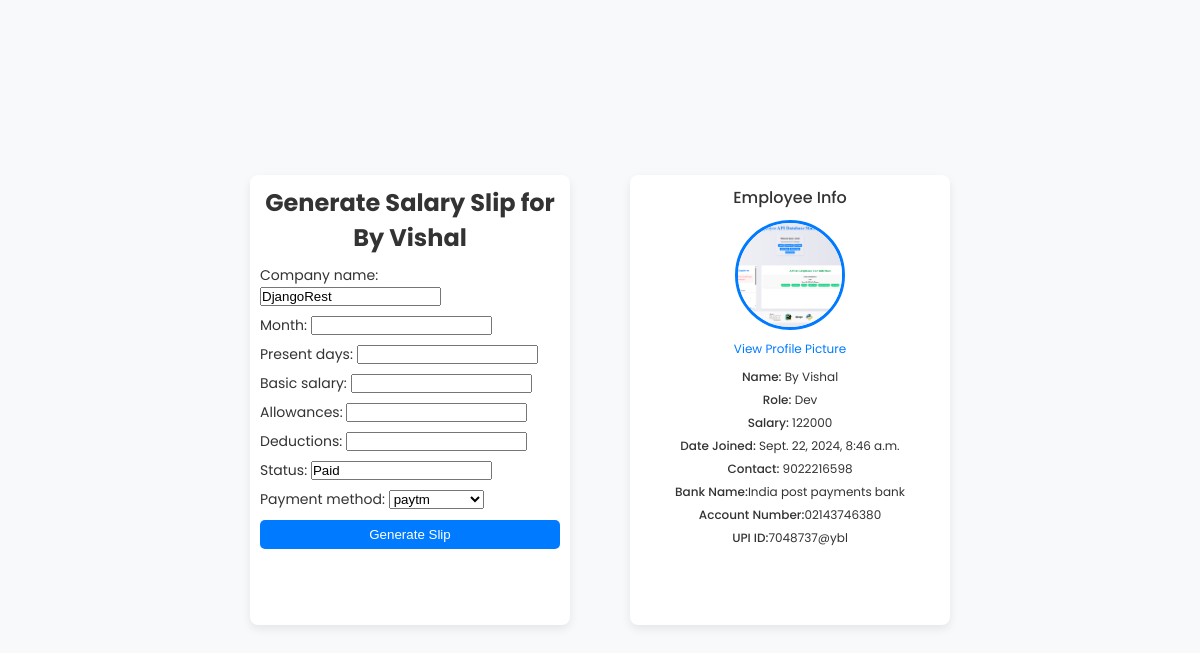
The app's page /register_employee/send_slips/11/ (signed in) with its own data.
### emp/models.py (models this page shows, shortened)
class Employee(models.Model):
    user = models.ForeignKey(User, on_delete=models.CASCADE, null=True)
    profile_pic = models.ImageField(upload_to='images', blank=True)
    name = models.CharField(max_length=100)
    email = models.EmailField()
    contact = models.CharField(max_length=200)
    role = models.CharField(max_length=100)
    salary = models.IntegerField()
    resume = models.FileField(upload_to='resumes', null=True, blank=True)
    bank_name=models.CharField(max_length=100, null=True)
    account_number=models.TextField(null=True)
    upi_id=models.CharField(max_length=100, null=True)
    date_joined = models.DateTimeField(auto_now=True)

### emp/views.py (the view)
# urls.py: path('send_slips/<int:pk>/', send_slips, name='send_slips')
@login_required
def send_slips(request, pk):
    employee = get_object_or_404(Employee, pk=pk)
    if request.method == 'POST':
        form = SendSlipsForm(request.POST, request.FILES)
        if form.is_valid():
            salary_slip = form.save(commit=False)
            total_salary = salary_slip.basic_salary + (salary_slip.allowances or 0) - (salary_slip.deductions or 0)
            img = Image.new('RGB', (600, 400), color='white')
            d = ImageDraw.Draw(img)
            font = ImageFont.load_default()
            x_start = 10
            y_start = 10
            line_height = 30  # Define spacing between lines
            d.text((x_start, y_start), f"Salary Slip for: {salary_slip.month}", fill=(0, 0, 0), font=font)
            y_start += line_height
            d.text((x_start, y_start), f"Company Name: {salary_slip.company_name}", fill=(0, 0, 0), font=font)
            y_start += line_height
            d.text((x_start, y_start), f"Employee Name: {employee.name}", fill=(0, 0, 0), font=font)
            y_start += line_height
            d.text((x_start, y_start), f"Employee Role: {employee.role}", fill=(0, 0, 0), font=font)
            y_start += line_height
            d.text((x_start, y_start), f"Present Days: {salary_slip.present_days}", fill=(0, 0, 0), font=font)
            y_start += line_height
            d.text((x_start, y_start), f"Basic Salary: {salary_slip.basic_salary}", fill=(0, 0, 0), font=font)
            y_start += line_height
            d.text((x_start, y_start), f"Allowances: {salary_slip.allowances or 0}", fill=(0, 0, 0), font=font)
            y_start += line_height
            d.text((x_start, y_start), f"Deductions: {salary_slip.deductions or 0}", fill=(0, 0, 0), font=font)
            y_start += line_height
            d.text((x_start, y_start), f"Total Salary: {total_salary}", fill=(0, 0, 0), font=font)
            y_start += line_height
            d.text((x_start, y_start), f"Payment Method: {salary_slip.payment_method}", fill=(0, 0, 0), font=font)
            y_start += line_height
            d.text((x_start, y_start), f"Status: {salary_slip.status}", fill=(0, 0, 0), font=font)
            y_start += line_height
            d.text((x_start, y_start), f"Generated At: {salary_slip.created_at}", fill=(0, 0, 0), font=font)
            image_io = io.BytesIO()
            img.save(image_io, 'PNG')
            image_io.seek(0)  # Move the pointer to the start of the file
            salary_slip.employee = employee
            salary_slip.user = request.user
            salary_slip.save()
            html_content = f"""
            <html>
            <body>
                <h2 style="color: #4CAF50;">Salary Slip for {salary_slip.month}</h2>
                <p>Dear {employee.name},</p>
                <p>Hello {employee.name} Your salary for the month <strong>{salary_slip.month}</strong> has been generated. Below are the details:</p>

                <table border="1" cellpadding="10" cellspacing="0" style="border-collapse: collapse; width: 100%; font-family: Arial, sans-serif;">
                    <tr style="background-color: #f2f2f2;">
                        <th>Detail</th>
                        <th>Amount</th>
                    </tr>
                    <tr>
                        <td>Basic Salary</td>
                        <td>{salary_slip.basic_salary}</td>
                    </tr>
                    <tr>
                        <td>Allowances</td>
                        <td>{salary_slip.allowances or 0}</td>
                    </tr>
                    <tr>
                        <td>Deductions</td>
                        <td>{salary_slip.deductions or 0}</td>
                    </tr>
                    <tr>
                        <td><strong>Total Salary</strong></td>
                        <td><strong>{total_salary}</strong></td>
                    </tr>
                </table>

                <p><strong>Payment Method:</strong> {salary_slip.payment_method}</p>
                <p><strong>Status:</strong> {salary_slip.status}</p>
                <p><strong>Generated At:</strong> {salary_slip.created_at}</p>
                <p>Thank you for your hard work!</p>

                <p>Best regards,</p>
                <p><strong>{salary_slip.company_name}</strong></p>
            </body>
            </html>
            """
            subject = 'Salary Credit'
            from_email = settings.EMAIL_HOST_USER
            to_email = [employee.email]
            email = EmailMessage(subject, html_content, from_email, to_email)
            email.attach('salary_slip.png', image_io.getvalue(), 'image/png')
            email.content_subtype = 'html'
            email.send()
            messages.success(request, f'Email with salary slip has been sent to {employee.name}.')
            pygame_notify()
    else:
        form = SendSlipsForm
    actual_time = time.strftime("%d-%m-%y %H:%M:%S", time.localtime())
    return render(request, 'emp/send_slip.html', {'form': form,'actual_time':actual_time,'employee':employee})

### emp/templates/emp/send_slip.html (shortened to what this page needs)
<!DOCTYPE html>
<html lang="en">
<head>
</head>
<body>
    <div class="container-wrapper">
        <div class="container">
            <h2 style="text-align: center; margin-bottom: 10px;">Generate Salary Slip for {{employee.name}}</h2>
            <div class="form-container">
                <form id="salary-slip-form" method="post" enctype="multipart/form-data">
                    {{ form.as_p }}
                    <button type="submit">Generate Slip</button>
                </form>
            </div>
        </div>
        <div class="container employee-info-container">
            <h2>Employee Info</h2>
            <div class="employee-info">
                <img src="{{ employee.profile_pic.url }}" alt="Profile Picture" class="employee-profile-pic">
                <a href="{{ employee.profile_pic.url }}" class="profile-link">View Profile Picture</a>
                <p><strong>Name:</strong> {{ employee.name }}</p>
                <p><strong>Role:</strong> {{ employee.role }}</p>
                <p><strong>Salary:</strong> {{ employee.salary }}</p>
                <p><strong>Date Joined:</strong> {{ employee.date_joined }}</p>
                <p><strong>Contact:</strong> {{ employee.contact }}</p>
                <p><strong>Bank Name:</strong>{{employee.bank_name}}</p>
                <p><strong>Account Number:</strong>{{employee.account_number}}</p>
                <p><strong>UPI ID:</strong>{{employee.upi_id}}</p>
            </div>
        </div>
    </div>
</body>
</html>

### emp/templates/emp/send_slip.html (style rules this page uses)
* { margin: 0; padding: 0; box-sizing: border-box; }
body { font-family: 'Poppins', sans-serif; background-color: #f8f9fa; color: #333; display: flex; justify-content: center; align-items: center; min-height: 100vh; padding: 20px; }
.container-wrapper { display: flex; justify-content: space-between; width: 700px; gap: 10px; }
.container { background-color: #fff; box-shadow: 0px 4px 10px rgba(0, 0, 0, 0.08); padding: 10px; border-radius: 8px; width: 320px; height: 450px; overflow: hidden; }
.form-container { overflow-y: auto; height: 100%; }
form button { padding: 7px 10px; background-color: #007bff; color: white; border: none; border-radius: 5px; cursor: pointer; font-weight: 500; margin-top: 10px; display: block; width: 100%; }
form p { margin-bottom: 8px; font-size: 14px; }
.employee-info-container h2 { font-weight: 500; margin-bottom: 10px; text-align: center; font-size: 16px; }
.employee-info { display: flex; flex-direction: column; align-items: center; }
.employee-profile-pic { width: 110px; height: 110px; border-radius: 50%; object-fit: cover; margin-bottom: 10px; border: 3px solid #007bff; }
.employee-info p { font-size: 12px; margin-bottom: 5px; }
.employee-info strong { font-weight: 500; }
a.profile-link { color: #007bff; text-decoration: none; font-size: 12px; margin-bottom: 10px; }

### records on screen
Employee: name "By Vishal", profile_pic (picture), role "Dev", salary "122000", date_joined "Sept. 22, 2024, 8:46 a.m.", contact "9022216598", bank_name "India post payments bank", account_number "02143746380", upi_id "7048737@ybl"
